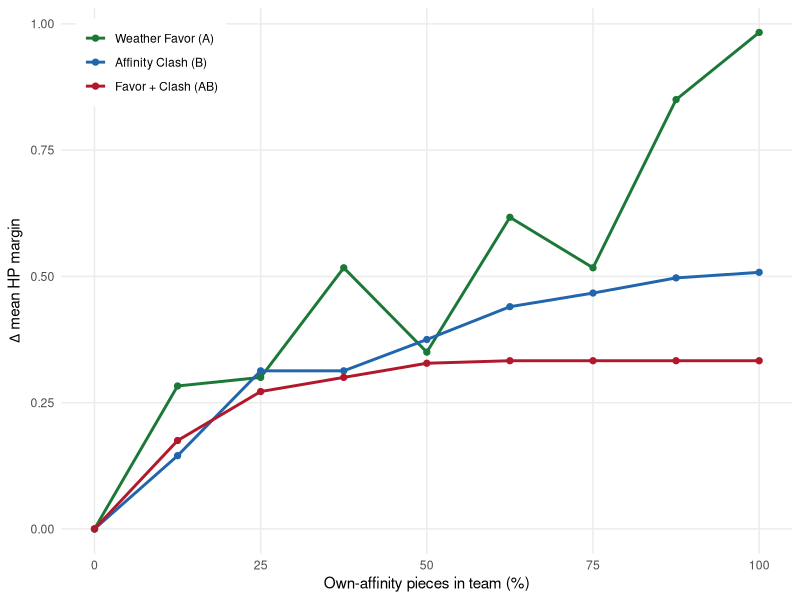
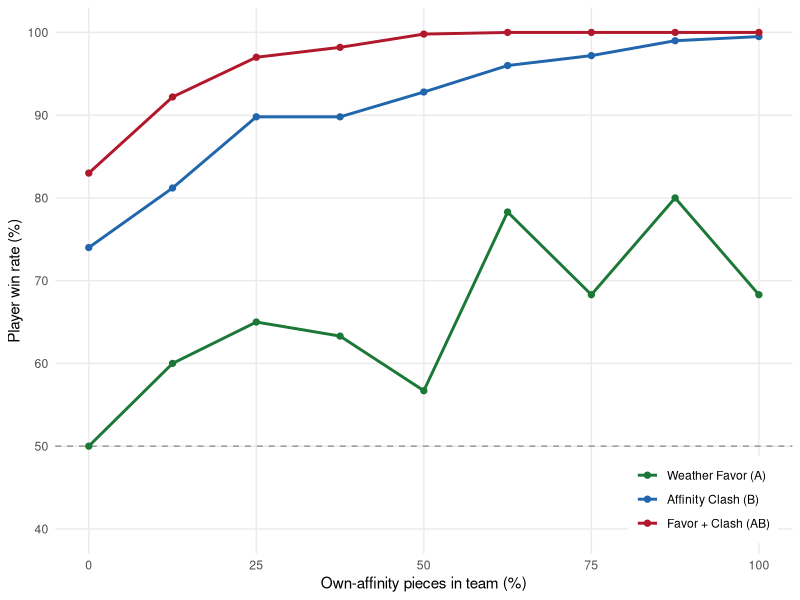
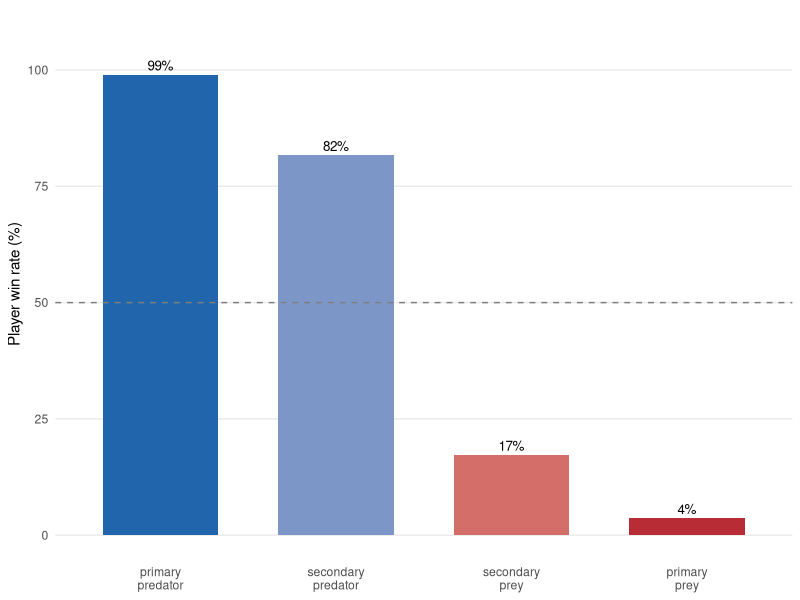

Recreate these plots in R, in order.
#!/usr/bin/env Rscript
# Generates vector PDF figures for the weather-impact report from the sim runs.
# Data is the deterministic output of tools/simulation/weather_impact.py
# (size 8; A/B/AB matrices @30 samples, density curves @40 samples, --both-sides).

suppressPackageStartupMessages(library(ggplot2))

outdir <- file.path(dirname(sub("--file=", "", grep("--file=", commandArgs(), value = TRUE))), "figs")
if (length(outdir) == 0 || is.na(outdir)) outdir <- "figs"
dir.create(outdir, showWarnings = FALSE, recursive = TRUE)

own <- c(0, 12.5, 25, 37.5, 50, 62.5, 75, 87.5, 100)

# --- marginal effect (delta) of own-affinity density, per mechanism -----------
favor_dm   <- c(0, 0.283, 0.300, 0.517, 0.350, 0.617, 0.517, 0.850, 0.983)  # A, control-subtracted
clash_dm   <- c(0, 0.145, 0.313, 0.313, 0.375, 0.440, 0.467, 0.497, 0.508)  # Bd, vs j=0
compound_dm<- c(0, 0.175, 0.272, 0.300, 0.328, 0.333, 0.333, 0.333, 0.333)  # ABd, vs j=0

dm <- rbind(
  data.frame(own = own, dmargin = favor_dm,    sys = "Weather Favor (A)"),
  data.frame(own = own, dmargin = clash_dm,    sys = "Affinity Clash (B)"),
  data.frame(own = own, dmargin = compound_dm, sys = "Favor + Clash (AB)")
)
dm$sys <- factor(dm$sys, levels = c("Weather Favor (A)", "Affinity Clash (B)", "Favor + Clash (AB)"))

pal <- c("Weather Favor (A)" = "#1b7837",
         "Affinity Clash (B)" = "#2166ac",
         "Favor + Clash (AB)" = "#b2182b")

p1 <- ggplot(dm, aes(own, dmargin, colour = sys)) +
  geom_line(linewidth = 1) + geom_point(size = 1.8) +
  scale_colour_manual(values = pal, name = NULL) +
  scale_x_continuous(breaks = seq(0, 100, 25)) +
  labs(x = "Own-affinity pieces in team (%)",
       y = expression(Delta * " mean HP margin")) +
  theme_minimal(base_size = 11) +
  theme(legend.position = c(0.02, 0.98), legend.justification = c(0, 1),
        legend.background = element_rect(fill = "white", colour = NA),
        panel.grid.minor = element_blank())
ggsave(file.path(outdir, "density_dmargin.pdf"), p1, width = 6.2, height = 3.4)

# --- absolute win% vs density -------------------------------------------------
favor_w    <- c(50.0, 60.0, 65.0, 63.3, 56.7, 78.3, 68.3, 80.0, 68.3)  # A favor%
clash_w    <- c(74.0, 81.2, 89.8, 89.8, 92.8, 96.0, 97.2, 99.0, 99.5)  # Bd win%
compound_w <- c(83.0, 92.2, 97.0, 98.2, 99.8, 100.0, 100.0, 100.0, 100.0)  # ABd win%

w <- rbind(
  data.frame(own = own, win = favor_w,    sys = "Weather Favor (A)"),
  data.frame(own = own, win = clash_w,    sys = "Affinity Clash (B)"),
  data.frame(own = own, win = compound_w, sys = "Favor + Clash (AB)")
)
w$sys <- factor(w$sys, levels = names(pal))

p2 <- ggplot(w, aes(own, win, colour = sys)) +
  geom_hline(yintercept = 50, linetype = "dashed", colour = "grey60") +
  geom_line(linewidth = 1) + geom_point(size = 1.8) +
  scale_colour_manual(values = pal, name = NULL) +
  scale_x_continuous(breaks = seq(0, 100, 25)) +
  scale_y_continuous(limits = c(40, 100), breaks = seq(40, 100, 10)) +
  labs(x = "Own-affinity pieces in team (%)", y = "Player win rate (%)") +
  theme_minimal(base_size = 11) +
  theme(legend.position = c(0.98, 0.02), legend.justification = c(1, 0),
        legend.background = element_rect(fill = "white", colour = NA),
        panel.grid.minor = element_blank())
ggsave(file.path(outdir, "density_winrate.pdf"), p2, width = 6.2, height = 3.4)

# --- System B: win% by ring relation (mono-stack saturation) ------------------
rel <- data.frame(
  relation = c("primary\npredator", "secondary\npredator",
               "secondary\nprey", "primary\nprey"),
  win = c(99.0, 81.7, 17.3, 3.7)
)
rel$relation <- factor(rel$relation, levels = rel$relation)

p3 <- ggplot(rel, aes(relation, win, fill = win)) +
  geom_col(width = 0.66) +
  geom_hline(yintercept = 50, linetype = "dashed", colour = "grey50") +
  geom_text(aes(label = sprintf("%.0f%%", win)), vjust = -0.4, size = 3.4) +
  scale_fill_gradient2(low = "#b2182b", mid = "#f7f7f7", high = "#2166ac",
                       midpoint = 50, guide = "none") +
  scale_y_continuous(limits = c(0, 108), breaks = seq(0, 100, 25)) +
  labs(x = NULL, y = "Player win rate (%)",
       title = NULL) +
  theme_minimal(base_size = 11) +
  theme(panel.grid.major.x = element_blank(), panel.grid.minor = element_blank())
ggsave(file.path(outdir, "clash_ring.pdf"), p3, width = 6.2, height = 3.0)

cat("figures written to", outdir, "\n")
